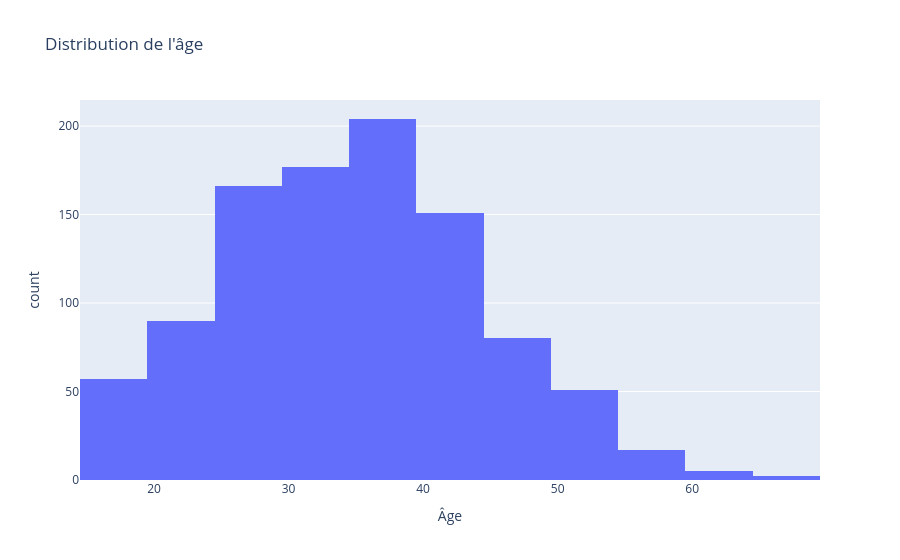
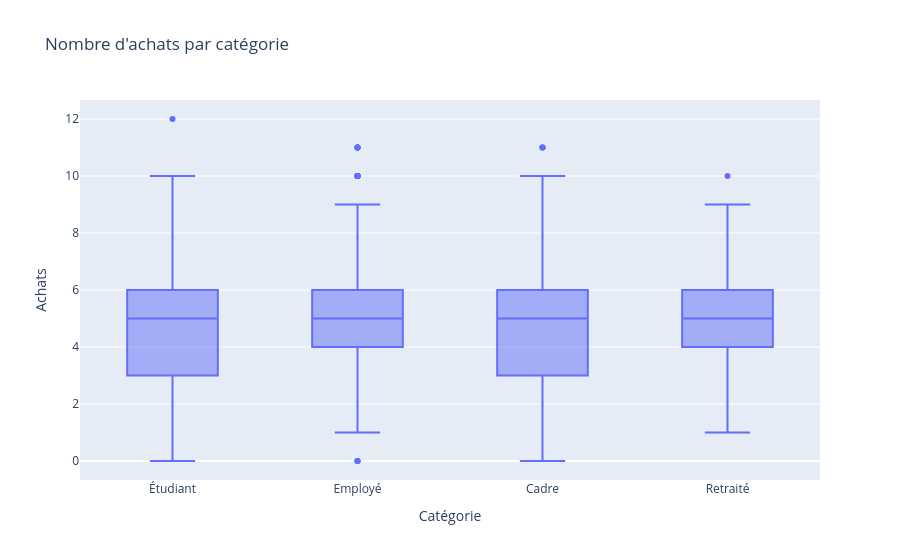
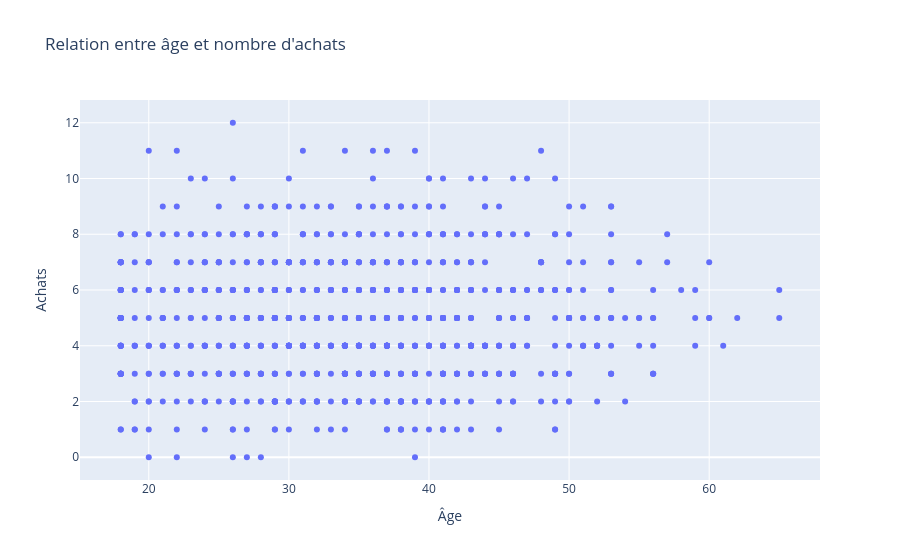

These figures' notebook cell, in order:
### Code cell
import plotly.express as px

# Histogramme interactif de l'âge
fig = px.histogram(df, x="Âge", nbins=20, title="Distribution de l'âge")
fig.show()

# Boxplot interactif des achats par catégorie
fig = px.box(df, x="Catégorie", y="Achats", title="Nombre d'achats par catégorie")
fig.show()

# Scatterplot interactif âge vs. achats
fig = px.scatter(df, x="Âge", y="Achats", title="Relation entre âge et nombre d'achats")
fig.show()

### Figure 1 — Plotly figure (JSON) as saved in the notebook; plotly's stock layout.template omitted (floating-point values rounded to 4 significant figures; data arrays with more than 128 entries replaced by an {"elided": "..."} marker saying what was removed)
{"data": [{"bingroup": "x", "hovertemplate": "Âge=%{x}<br>count=%{y}<extra></extra>", "legendgroup": "", "marker": {"color": "#636efa", "pattern": {"shape": ""}}, "name": "", "nbinsx": 20, "orientation": "v", "showlegend": false, "type": "histogram", "x": {"elided": "1000 int values"}, "xaxis": "x", "yaxis": "y"}], "layout": {"barmode": "relative", "legend": {"tracegroupgap": 0}, "title": {"text": "Distribution de l'âge"}, "xaxis": {"anchor": "y", "domain": [0, 1], "title": {"text": "Âge"}}, "yaxis": {"anchor": "x", "domain": [0, 1], "title": {"text": "count"}}}}

### Figure 2 — Plotly figure (JSON) as saved in the notebook; plotly's stock layout.template omitted (floating-point values rounded to 4 significant figures; data arrays with more than 128 entries replaced by an {"elided": "..."} marker saying what was removed)
{"data": [{"alignmentgroup": "True", "hovertemplate": "Catégorie=%{x}<br>Achats=%{y}<extra></extra>", "legendgroup": "", "marker": {"color": "#636efa"}, "name": "", "notched": false, "offsetgroup": "", "orientation": "v", "showlegend": false, "type": "box", "x": {"elided": "1000 str values"}, "x0": " ", "xaxis": "x", "y": {"elided": "1000 int values"}, "y0": " ", "yaxis": "y"}], "layout": {"boxmode": "group", "legend": {"tracegroupgap": 0}, "title": {"text": "Nombre d'achats par catégorie"}, "xaxis": {"anchor": "y", "domain": [0, 1], "title": {"text": "Catégorie"}}, "yaxis": {"anchor": "x", "domain": [0, 1], "title": {"text": "Achats"}}}}

### Figure 3 — Plotly figure (JSON) as saved in the notebook; plotly's stock layout.template omitted (floating-point values rounded to 4 significant figures; data arrays with more than 128 entries replaced by an {"elided": "..."} marker saying what was removed)
{"data": [{"hovertemplate": "Âge=%{x}<br>Achats=%{y}<extra></extra>", "legendgroup": "", "marker": {"color": "#636efa", "symbol": "circle"}, "mode": "markers", "name": "", "orientation": "v", "showlegend": false, "type": "scatter", "x": {"elided": "1000 int values"}, "xaxis": "x", "y": {"elided": "1000 int values"}, "yaxis": "y"}], "layout": {"legend": {"tracegroupgap": 0}, "title": {"text": "Relation entre âge et nombre d'achats"}, "xaxis": {"anchor": "y", "domain": [0, 1], "title": {"text": "Âge"}}, "yaxis": {"anchor": "x", "domain": [0, 1], "title": {"text": "Achats"}}}}
